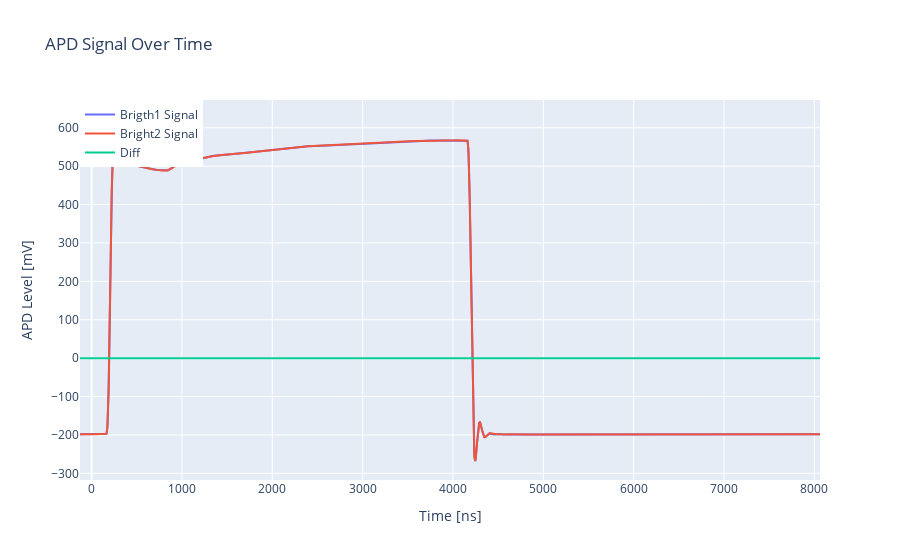

The notebook cell this image was saved under:
### Code cell
import plotly.graph_objects as go
import numpy as np

# Create time array
tt = np.arange(-pretrig_size * hcf.SIDIG_timebase, posttrig_size * hcf.SIDIG_timebase, hcf.SIDIG_timebase)

# Create figure
fig = go.Figure()

# Add traces for dark and bright data
fig.add_trace(go.Scatter(x=tt, y=data_buffer_bright1 * 1000, mode='lines', name='Brigth1 Signal'))
fig.add_trace(go.Scatter(x=tt, y=data_buffer_bright2 * 1000, mode='lines', name='Bright2 Signal'))
fig.add_trace(go.Scatter(x=tt, y=(data_buffer_bright2-data_buffer_bright1) * 1000, mode='lines', name='Diff'))


# Customize layout
fig.update_layout(
    title="APD Signal Over Time",
    xaxis_title="Time [ns]",
    yaxis_title="APD Level [mV]",
    # template="plotly_bright1",
    legend=dict(x=0, y=1)  # Adjust legend position
)

# Show plot
fig.show()

### Figure 1 — Plotly figure (JSON) as saved in the notebook; plotly's stock layout.template omitted (floating-point values rounded to 4 significant figures; data arrays with more than 128 entries replaced by an {"elided": "..."} marker saying what was removed)
{"data": [{"mode": "lines", "name": "Brigth1 Signal", "type": "scatter", "x": {"elided": "4096 int values"}, "y": {"elided": "4096 float values"}}, {"mode": "lines", "name": "Bright2 Signal", "type": "scatter", "x": {"elided": "4096 int values"}, "y": {"elided": "4096 float values"}}, {"mode": "lines", "name": "Diff", "type": "scatter", "x": {"elided": "4096 int values"}, "y": {"elided": "4096 float values"}}], "layout": {"legend": {"x": 0, "y": 1}, "title": {"text": "APD Signal Over Time"}, "xaxis": {"title": {"text": "Time [ns]"}}, "yaxis": {"title": {"text": "APD Level [mV]"}}}}
